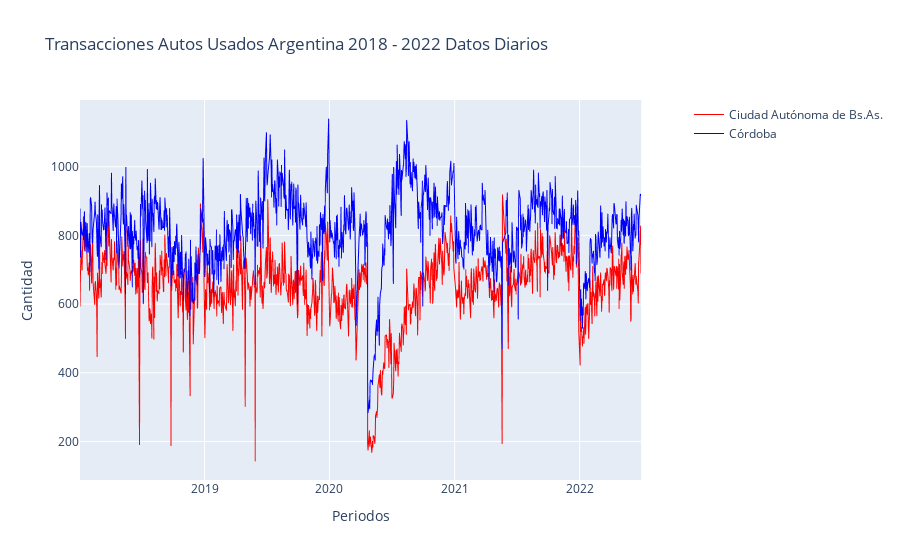

This figure's notebook cell:
### Code cell
get_line_plot(df_ts, "tramite_fecha", "Ciudad Autónoma de Bs.As.", "Córdoba", "Transacciones Autos Usados Argentina 2018 - 2022 Datos Diarios")

### Figure 1 — Plotly figure (JSON) as saved in the notebook; plotly's stock layout.template omitted (floating-point values rounded to 4 significant figures; data arrays with more than 128 entries replaced by an {"elided": "..."} marker saying what was removed)
{"data": [{"hovertemplate": "tramite_fecha=%{x}<br>Ciudad Autónoma de Bs.As.=%{y}<extra></extra>", "legendgroup": "", "line": {"color": "red", "dash": "solid", "width": 1}, "mode": "lines", "name": "Ciudad Autónoma de Bs.As.", "showlegend": true, "type": "scattergl", "x": {"elided": "1093 str values"}, "xaxis": "x", "y": {"elided": "1093 int values"}, "yaxis": "y"}, {"hovertemplate": "tramite_fecha=%{x}<br>Córdoba=%{y}<extra></extra>", "legendgroup": "", "line": {"color": "#0000ff", "dash": "solid", "width": 1}, "mode": "lines", "name": "Córdoba", "showlegend": true, "type": "scattergl", "x": {"elided": "1093 str values"}, "xaxis": "x", "y": {"elided": "1093 int values"}, "yaxis": "y"}], "layout": {"autosize": true, "title": {"text": "Transacciones Autos Usados Argentina 2018 - 2022 Datos Diarios"}, "xaxis": {"anchor": "y", "autorange": true, "domain": [0, 0.94], "range": ["2018-01-02", "2022-06-30"], "title": {"text": "Periodos"}, "type": "date"}, "yaxis": {"anchor": "x", "autorange": true, "domain": [0, 1], "range": [87.67, 1194.0], "title": {"text": "Cantidad"}, "type": "linear"}, "yaxis2": {"anchor": "x", "overlaying": "y", "side": "right", "title": {"text": "Cantidad"}}}}
